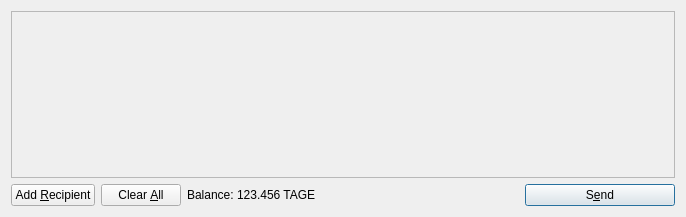
<?xml version="1.0" encoding="UTF-8"?>
<ui version="4.0">
 <class>SendCoinsDialog</class>
 <widget class="QDialog" name="SendCoinsDialog">
  <property name="geometry">
   <rect>
    <x>0</x>
    <y>0</y>
    <width>686</width>
    <height>217</height>
   </rect>
  </property>
  <property name="windowTitle">
   <string>Send Coins</string>
  </property>
  <layout class="QVBoxLayout" name="verticalLayout">
   <item>
    <widget class="QScrollArea" name="scrollArea">
     <property name="widgetResizable">
      <bool>true</bool>
     </property>
     <widget class="QWidget" name="scrollAreaWidgetContents">
      <property name="geometry">
       <rect>
        <x>0</x>
        <y>0</y>
        <width>666</width>
        <height>165</height>
       </rect>
      </property>
      <layout class="QVBoxLayout" name="verticalLayout_2">
       <property name="margin">
        <number>0</number>
       </property>
       <item>
        <layout class="QVBoxLayout" name="entries">
         <property name="spacing">
          <number>6</number>
         </property>
        </layout>
       </item>
       <item>
        <spacer name="verticalSpacer">
         <property name="orientation">
          <enum>Qt::Vertical</enum>
         </property>
         <property name="sizeHint" stdset="0">
          <size>
           <width>20</width>
           <height>40</height>
          </size>
         </property>
        </spacer>
       </item>
      </layout>
     </widget>
    </widget>
   </item>
   <item>
    <layout class="QHBoxLayout" name="horizontalLayout">
     <item>
      <widget class="QPushButton" name="addButton">
       <property name="toolTip">
        <string>Send to multiple recipients at once</string>
       </property>
       <property name="text">
        <string>Add &amp;Recipient</string>
       </property>
       <property name="icon">
        <iconset resource="../bitcoin.qrc">
         <normaloff>:/icons/add</normaloff>:/icons/add</iconset>
       </property>
       <property name="autoDefault">
        <bool>false</bool>
       </property>
      </widget>
     </item>
     <item>
      <widget class="QPushButton" name="clearButton">
       <property name="sizePolicy">
        <sizepolicy hsizetype="Minimum" vsizetype="Fixed">
         <horstretch>0</horstretch>
         <verstretch>0</verstretch>
        </sizepolicy>
       </property>
       <property name="toolTip">
        <string>Remove all transaction fields</string>
       </property>
       <property name="text">
        <string>Clear &amp;All</string>
       </property>
       <property name="icon">
        <iconset resource="../bitcoin.qrc">
         <normaloff>:/icons/remove</normaloff>:/icons/remove</iconset>
       </property>
       <property name="autoRepeatDelay">
        <number>300</number>
       </property>
       <property name="autoDefault">
        <bool>false</bool>
       </property>
      </widget>
     </item>
     <item>
      <layout class="QHBoxLayout" name="horizontalLayout_2">
       <property name="spacing">
        <number>3</number>
       </property>
       <item>
        <widget class="QLabel" name="label">
         <property name="text">
          <string>Balance:</string>
         </property>
        </widget>
       </item>
       <item>
        <widget class="QLabel" name="labelBalance">
         <property name="cursor">
          <cursorShape>IBeamCursor</cursorShape>
         </property>
         <property name="text">
          <string>123.456 TAGE</string>
         </property>
         <property name="textInteractionFlags">
          <set>Qt::LinksAccessibleByMouse|Qt::TextSelectableByKeyboard|Qt::TextSelectableByMouse</set>
         </property>
        </widget>
       </item>
      </layout>
     </item>
     <item>
      <spacer name="horizontalSpacer">
       <property name="orientation">
        <enum>Qt::Horizontal</enum>
       </property>
       <property name="sizeHint" stdset="0">
        <size>
         <width>40</width>
         <height>20</height>
        </size>
       </property>
      </spacer>
     </item>
     <item>
      <widget class="QPushButton" name="sendButton">
       <property name="minimumSize">
        <size>
         <width>150</width>
         <height>0</height>
        </size>
       </property>
       <property name="toolTip">
        <string>Confirm the send action</string>
       </property>
       <property name="text">
        <string>S&amp;end</string>
       </property>
       <property name="icon">
        <iconset resource="../bitcoin.qrc">
         <normaloff>:/icons/send</normaloff>:/icons/send</iconset>
       </property>
       <property name="default">
        <bool>true</bool>
       </property>
      </widget>
     </item>
    </layout>
   </item>
  </layout>
 </widget>
 <resources>
  <include location="../bitcoin.qrc"/>
 </resources>
 <connections/>
</ui>
